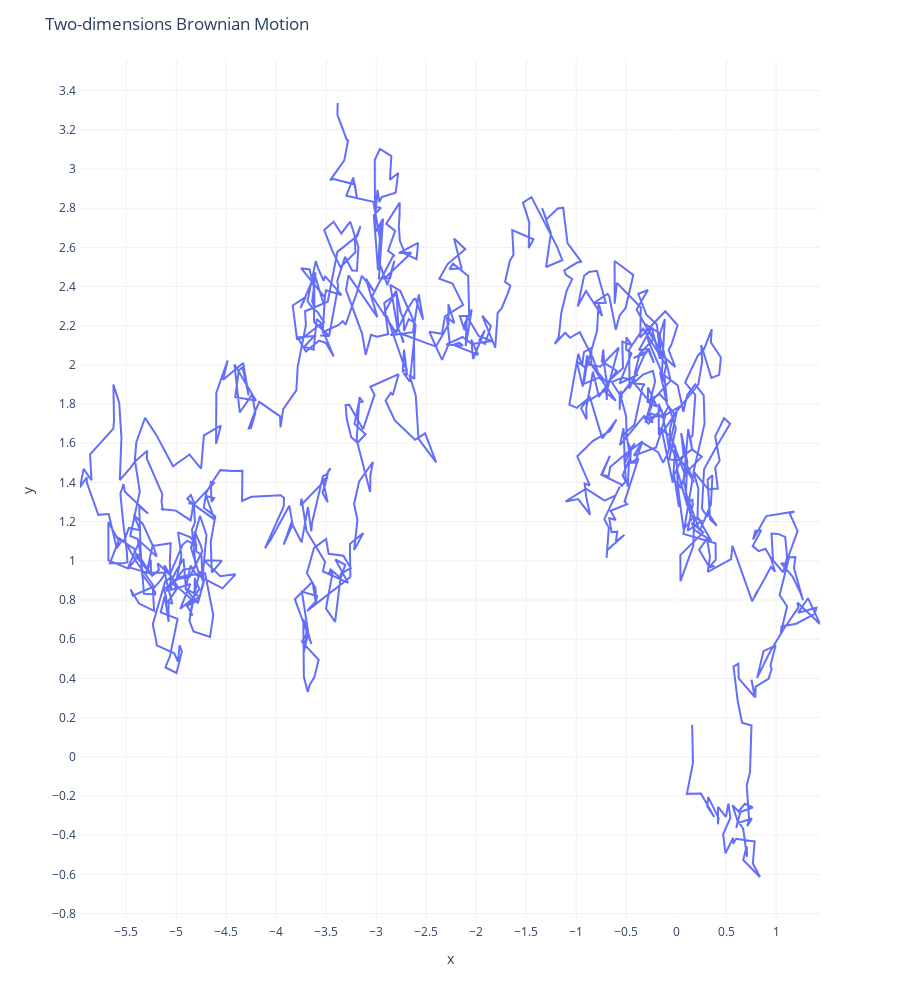

Notebook cell for this chart:
### Code cell
def simulate_2d_bm(nsteps=1000, t=0.01):
    x = np.cumsum([ np.random.randn()*np.sqrt(t) for i in range(nsteps) ])
    y = np.cumsum([ np.random.randn()*np.sqrt(t) for i in range(nsteps) ])
    return list(x), list(y)

x, y = simulate_2d_bm()
fig = px.line({ 'x' : x, 'y' : y }, x='x', y='y')
fig.update_layout(
    title='Two-dimensions Brownian Motion'
)
pretty_plot(fig)
fig.show()

### Figure 1 — Plotly figure (JSON) as saved in the notebook; plotly's stock layout.template omitted (floating-point values rounded to 4 significant figures; data arrays with more than 128 entries replaced by an {"elided": "..."} marker saying what was removed)
{"data": [{"hovertemplate": "x=%{x}<br>y=%{y}<extra></extra>", "legendgroup": "", "line": {"color": "#636efa", "dash": "solid"}, "marker": {"symbol": "circle"}, "mode": "lines", "name": "", "orientation": "v", "showlegend": false, "type": "scatter", "x": {"elided": "1000 float values"}, "xaxis": "x", "y": {"elided": "1000 float values"}, "yaxis": "y"}], "layout": {"height": 1000, "legend": {"tracegroupgap": 0}, "margin": {"t": 60}, "paper_bgcolor": "rgba(0, 0, 0, 0)", "plot_bgcolor": "rgba(0, 0, 0, 0)", "title": {"text": "Two-dimensions Brownian Motion"}, "xaxis": {"anchor": "y", "domain": [0, 1], "gridcolor": "#f0f0f0", "gridwidth": 1, "linewidth": 2, "nticks": 30, "showgrid": true, "showline": true, "title": {"text": "x"}}, "yaxis": {"anchor": "x", "domain": [0, 1], "gridcolor": "#f0f0f0", "gridwidth": 1, "linewidth": 2, "nticks": 30, "showgrid": true, "showline": true, "tickformat": "none", "title": {"text": "y"}, "zeroline": true, "zerolinecolor": "#f0f0f0", "zerolinewidth": 1}}}
